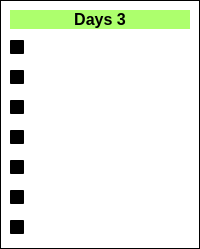
                 <widget class="QWidget" name="Day3">
                  <property name="styleSheet">
                   <string notr="true">background-color: qlineargradient(spread:pad, x1:0, y1:0, x2:1, y2:1, stop:0 rgba(0, 0, 0, 0), stop:1 rgba(255, 255, 255, 0));</string>
                  </property>
                  <layout class="QHBoxLayout" name="horizontalLayout_14">
                   <property name="spacing">
                    <number>0</number>
                   </property>
                   <property name="leftMargin">
                    <number>0</number>
                   </property>
                   <property name="topMargin">
                    <number>0</number>
                   </property>
                   <property name="rightMargin">
                    <number>0</number>
                   </property>
                   <property name="bottomMargin">
                    <number>0</number>
                   </property>
                   <item>
                    <widget class="QFrame" name="SubjectDays_3">
                     <property name="frameShape">
                      <enum>QFrame::StyledPanel</enum>
                     </property>
                     <property name="frameShadow">
                      <enum>QFrame::Raised</enum>
                     </property>
                     <layout class="QVBoxLayout" name="verticalLayout_6">
                      <item>
                       <widget class="QLabel" name="Subject3DaysHeading">
                        <property name="maximumSize">
                         <size>
                          <width>16777215</width>
                          <height>100</height>
                         </size>
                        </property>
                        <property name="font">
                         <font>
                          <pointsize>12</pointsize>
                          <weight>75</weight>
                          <bold>true</bold>
                         </font>
                        </property>
                        <property name="styleSheet">
                         <string notr="true">QLabel{
	
color: rgb(241, 44, 172);
	color: rgb(0, 0, 0);
	background-color: rgba(150, 255, 69,200);
border-radius:50px;

}</string>
                        </property>
                        <property name="midLineWidth">
                         <number>4</number>
                        </property>
                        <property name="text">
                         <string>Days 3</string>
                        </property>
                        <property name="alignment">
                         <set>Qt::AlignCenter</set>
                        </property>
                       </widget>
                      </item>
                      <item>
                       <widget class="QCheckBox" name="Subject3Sunday">
                        <property name="font">
                         <font>
                          <pointsize>11</pointsize>
                         </font>
                        </property>
                        <property name="styleSheet">
                         <string notr="true">QCheckBox{

	color: rgb(255, 255, 255);
}</string>
                        </property>
                        <property name="text">
                         <string>Sun</string>
                        </property>
                        <property name="tristate">
                         <bool>false</bool>
                        </property>
                       </widget>
                      </item>
                      <item>
                       <widget class="QCheckBox" name="Subject3Monday">
                        <property name="font">
                         <font>
                          <pointsize>11</pointsize>
                         </font>
                        </property>
                        <property name="styleSheet">
                         <string notr="true">QCheckBox{

	color: rgb(255, 255, 255);
}</string>
                        </property>
                        <property name="text">
                         <string>Mon</string>
                        </property>
                        <property name="tristate">
                         <bool>false</bool>
                        </property>
                       </widget>
                      </item>
                      <item>
                       <widget class="QCheckBox" name="Subject3Tuesday">
                        <property name="font">
                         <font>
                          <pointsize>11</pointsize>
                         </font>
                        </property>
                        <property name="styleSheet">
                         <string notr="true">QCheckBox{

	color: rgb(255, 255, 255);
}</string>
                        </property>
                        <property name="text">
                         <string>Tue</string>
                        </property>
                        <property name="tristate">
                         <bool>false</bool>
                        </property>
                       </widget>
                      </item>
                      <item>
                       <widget class="QCheckBox" name="Subject3Wednesday">
                        <property name="font">
                         <font>
                          <pointsize>11</pointsize>
                         </font>
                        </property>
                        <property name="styleSheet">
                         <string notr="true">QCheckBox{

	color: rgb(255, 255, 255);
}</string>
                        </property>
                        <property name="text">
                         <string>Wed</string>
                        </property>
                        <property name="tristate">
                         <bool>false</bool>
                        </property>
                       </widget>
                      </item>
                      <item>
                       <widget class="QCheckBox" name="Subject3Thursday">
                        <property name="font">
                         <font>
                          <pointsize>11</pointsize>
                         </font>
                        </property>
                        <property name="styleSheet">
                         <string notr="true">QCheckBox{

	color: rgb(255, 255, 255);
}</string>
                        </property>
                        <property name="text">
                         <string>Thu</string>
                        </property>
                        <property name="tristate">
                         <bool>false</bool>
                        </property>
                       </widget>
                      </item>
                      <item>
                       <widget class="QCheckBox" name="Subject3Friday">
                        <property name="font">
                         <font>
                          <pointsize>11</pointsize>
                         </font>
                        </property>
                        <property name="styleSheet">
                         <string notr="true">QCheckBox{

	color: rgb(255, 255, 255);
}</string>
                        </property>
                        <property name="text">
                         <string>Fri</string>
                        </property>
                        <property name="tristate">
                         <bool>false</bool>
                        </property>
                       </widget>
                      </item>
                      <item>
                       <widget class="QCheckBox" name="Subject3Saturday">
                        <property name="font">
                         <font>
                          <pointsize>11</pointsize>
                         </font>
                        </property>
                        <property name="styleSheet">
                         <string notr="true">QCheckBox{

	color: rgb(255, 255, 255);
}</string>
                        </property>
                        <property name="text">
                         <string>Sat</string>
                        </property>
                        <property name="tristate">
                         <bool>false</bool>
                        </property>
                       </widget>
                      </item>
                     </layout>
                    </widget>
                   </item>
                  </layout>
                 </widget>
